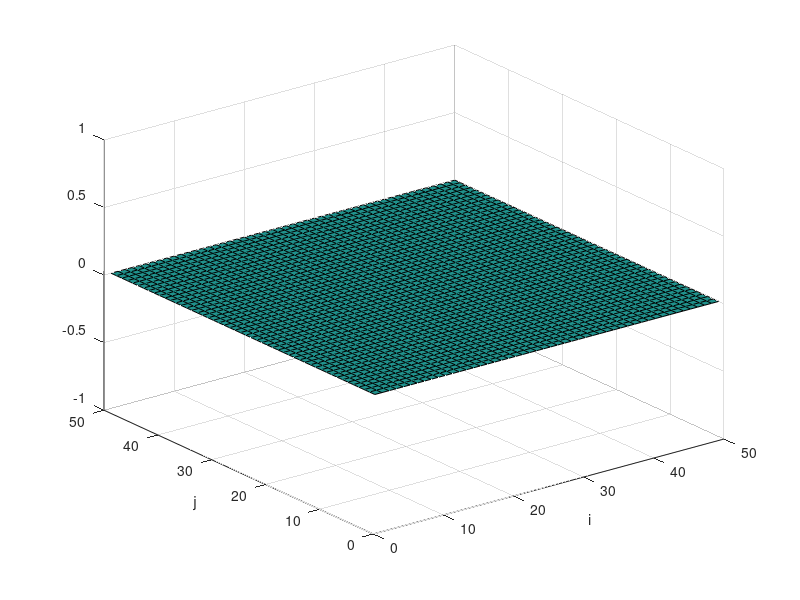

This chart was generated by the following MATLAB code:
listing = dir('D:/waveforms/maximuses_all/*.txt');
listing = {listing.name};
scatter = zeros(50,50);

for folder = 1:length(listing)
    file = fullfile('D:/waveforms/maximuses_all/', listing{folder});  
    input = fopen(file,'r');
    formatSpec = '%f %f %f\n';
    data = fscanf(input, formatSpec,[3 Inf]);
    fclose(input);
    
    for i = 1:length(data(1,:))-1
        scatter(data(1,i)+1,data(2,i)+1) = data(3,i+1);
    end;
end;

surf(scatter);
xlabel('i');
ylabel('j');